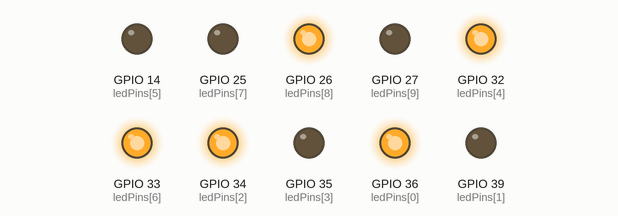
Bench run of a sketch on a simulated ESP32. Parts: output pins drawn as LEDs (lit = HIGH).

Above: at 0.2 s.
At 2.2 s:
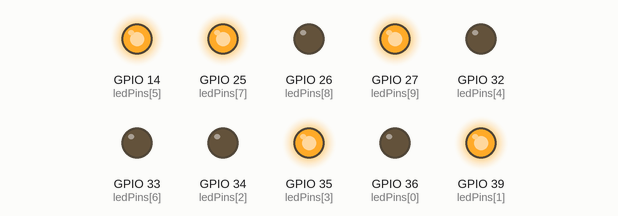
Timing chart, 0 to 3.0 s (numbered marks = the images above):
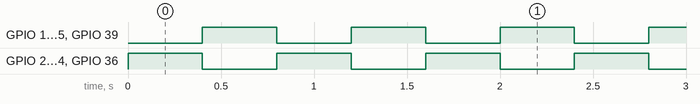

The sketch:

led_alternate.ino
```cpp
const int ledPins[10] = {
  36, 39, 34, 35, 32,
  14, 33, 25, 26, 27
};

void setup() {
  for (int i = 0; i < 10; i++) {
    pinMode(ledPins[i], OUTPUT);
  }
}

void loop() {
  for (int i = 0; i < 10; i++) {
    digitalWrite(ledPins[i], i % 2 == 0 ? HIGH : LOW);
  }

  delay(400);

  for (int i = 0; i < 10; i++) {
    digitalWrite(ledPins[i], i % 2 == 0 ? LOW : HIGH);
  }

  delay(400);
}
```

Measured:
- by itself, GPIO 14 (ledPins[5]), GPIO 25 (ledPins[7]), GPIO 26 (ledPins[8]), GPIO 27 (ledPins[9]), GPIO 32 (ledPins[4]), GPIO 33 (ledPins[6]), GPIO 34 (ledPins[2]), GPIO 35 (ledPins[3]), GPIO 36 (ledPins[0]), GPIO 39 (ledPins[1]): alternates HIGH for 0.40 s and LOW for 0.40 s
